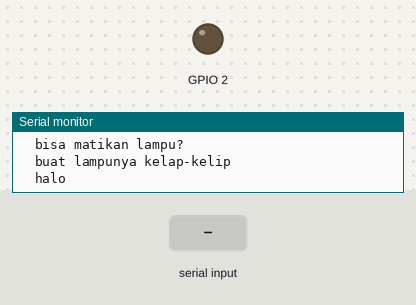
Simulated run of this sketch. Board: ESP32. On the bench: output pins drawn as LEDs (lit = HIGH), the last lines printed to the serial monitor. Dashed ring = blinking. The inputs (shaded band) are chosen by the test bench.

Above: at 2.2 s.
2.3 s: "kelap\n" received over Serial
At 2.45 s:
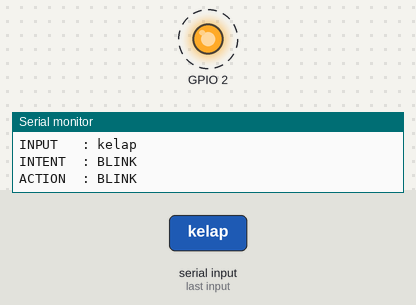
5.3 s: "kedip\n" received over Serial
At 5.46 s:
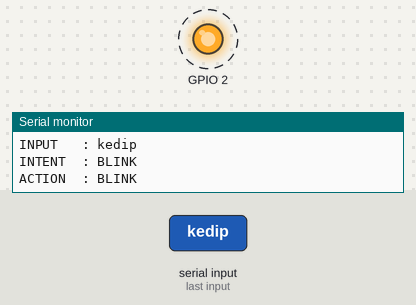
8.3 s: "berkedip\n" received over Serial
At 12.0 s:
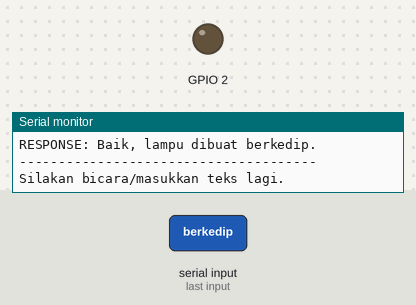
Timing chart, 0 to 13.5 s (numbered marks = the images above; inputs shaded):
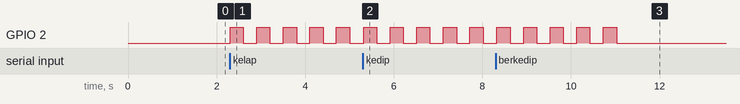

Measured:
- after the input at 2.3 s, GPIO 2: alternates HIGH for 0.30 s and LOW for 0.30 s, starting at once
- after the input at 5.3 s, GPIO 2: alternates HIGH for 0.30 s and LOW for 0.30 s, starting at once
- after the input at 8.3 s, GPIO 2: alternates HIGH for 0.30 s and LOW for 0.30 s, 10 changes in all, then stays LOW, starting at once

The sketch:

flow_test.ino
```cpp
	String inputText = "";

void setup() {
  Serial.begin(115200);
  delay(1000);

  pinMode(2, OUTPUT);
  digitalWrite(2, LOW);

  Serial.println();
  Serial.println("======================================");
  Serial.println(" ESP32 VOICE FLOW SIMULATOR");
  Serial.println("======================================");
  Serial.println("Contoh:");
  Serial.println("  tolong nyalakan lampunya");
  Serial.println("  bisa matikan lampu?");
  Serial.println("  buat lampunya kelap-kelip");
  Serial.println("  halo");
  Serial.println();
}

String detectCommand(String text) {

  text.toLowerCase();
  text.trim();

  // BLINK
  if (
    text.indexOf("kelap") >= 0 ||
    text.indexOf("kedip") >= 0 ||
    text.indexOf("berkedip") >= 0 ||
    text.indexOf("blink") >= 0
  ) {
    return "BLINK";
  }

  // ON
  if (
    text.indexOf("nyalakan") >= 0 ||
    text.indexOf("nyala") >= 0 ||
    text.indexOf("hidupkan") >= 0 ||
    text.indexOf("hidup") >= 0
  ) {
    return "ON";
  }

  // OFF
  if (
    text.indexOf("matikan") >= 0 ||
    text.indexOf("mati") >= 0 ||
    text.indexOf("padamkan") >= 0 ||
    text.indexOf("padam") >= 0
  ) {
    return "OFF";
  }

  // GREETING
  if (
    text.indexOf("halo") >= 0 ||
    text.indexOf("hai") >= 0 ||
    text.indexOf("hi") >= 0
  ) {
    return "GREETING";
  }

  // THANKS
  if (
    text.indexOf("terima kasih") >= 0 ||
    text.indexOf("makasih") >= 0 ||
    text.indexOf("thanks") >= 0
  ) {
    return "THANKS";
  }

  return "UNKNOWN";
}


void executeCommand(String command) {

  if (command == "ON") {

    digitalWrite(2, HIGH);

    Serial.println("ACTION  : GPIO 2 HIGH");
    Serial.println("RESPONSE: Baik, lampu sudah dinyalakan.");
  }

  else if (command == "OFF") {

    digitalWrite(2, LOW);

    Serial.println("ACTION  : GPIO 2 LOW");
    Serial.println("RESPONSE: Baik, lampu sudah dimatikan.");
  }

  else if (command == "BLINK") {

    Serial.println("ACTION  : BLINK");

    for (int i = 0; i < 5; i++) {

      digitalWrite(2, HIGH);
      delay(300);

      digitalWrite(2, LOW);
      delay(300);
    }

    Serial.println("RESPONSE: Baik, lampu dibuat berkedip.");
  }

  else {

    Serial.println("ACTION  : NONE");
    Serial.println("RESPONSE: Maaf, saya belum memahami perintah tersebut.");
  }
}


void processInput(String text) {

  text.trim();

  if (text.length() == 0) {
    return;
  }

  Serial.println();
  Serial.println("--------------------------------------");

  Serial.print("INPUT   : ");
  Serial.println(text);

  String command = detectCommand(text);

  Serial.print("INTENT  : ");
  Serial.println(command);

  executeCommand(command);

  Serial.println("--------------------------------------");
  Serial.println("Silakan bicara/masukkan teks lagi.");
}


void loop() {

  while (Serial.available()) {

    char c = Serial.read();

    if (c == '\n' || c == '\r') {

      if (inputText.length() > 0) {

        processInput(inputText);

        inputText = "";
      }

    } else {

      inputText += c;
    }
  }
}
```
